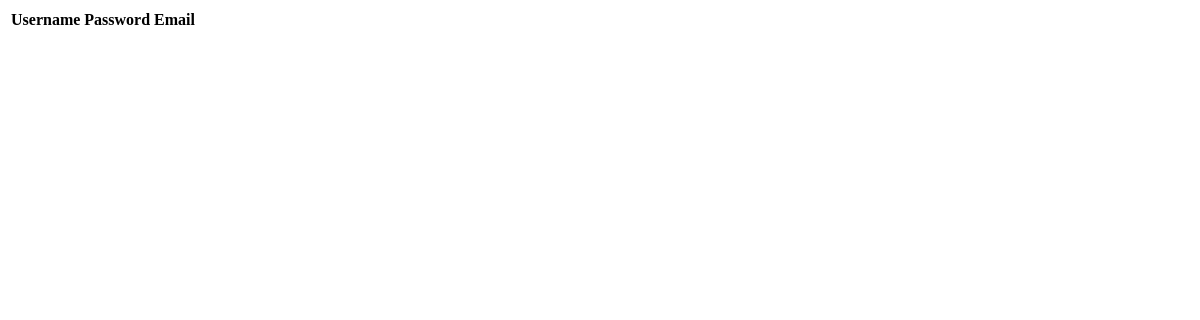
The page /users/ (signed in) on the database as committed earlier.
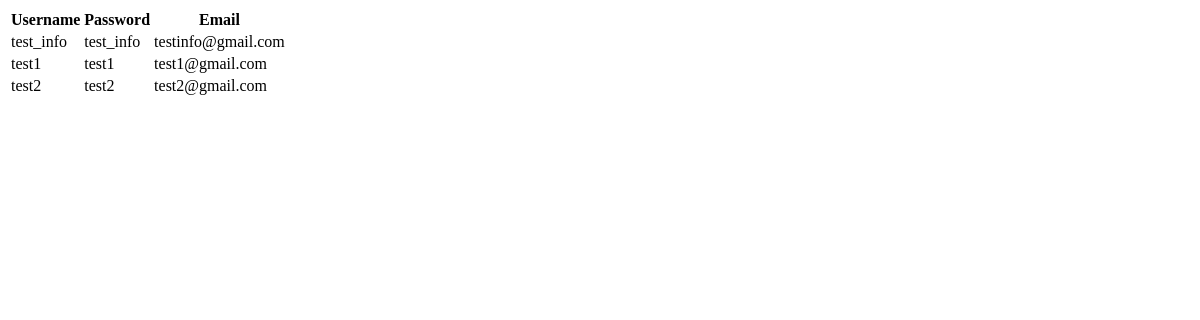
The same page on the database as committed later.
### books/models.py (models this page shows)
class UserInfo(models.Model):
    username = models.CharField(max_length=100)
    password = models.CharField(max_length=100)
    email = models.CharField(max_length=100)

### books/views.py (the view)
# urls.py: path("users/", views.users_view, name="users"),
@login_required(login_url='/login/')
def users_view(request):
    users_info = UserInfo.objects.all()
    """
    logger.warning("User information is being displayed!")
    """
    return render(request, 'books/users.html', {'users': users_info})

### books/templates/books/users.html (shortened to what this page needs)
<!DOCTYPE html>
<html>
    <head>
    </head>
    <body>
        <table>
            <thead>
                <tr>
                    <th>Username</th>
                    <th>Password</th>
                    <th>Email</th>
                </tr>
            </thead>
            <tbody>
                {% for user in users %}
                <tr>
                    <td>{{ user.username }}</td>
                    <td>{{ user.password }}</td>
                    <td>{{ user.email }}</td>
                </tr>
                {% endfor %}
            </tbody>
        </table>
    </body>
</html>

Rows that differ between the two databases and show on the page:
added UserInfo: username "test_info", password "test_info", email "testinfo@gmail.com"
added UserInfo: username "test1", password "test1", email "test1@gmail.com"
added UserInfo: username "test2", password "test2", email "test2@gmail.com"
